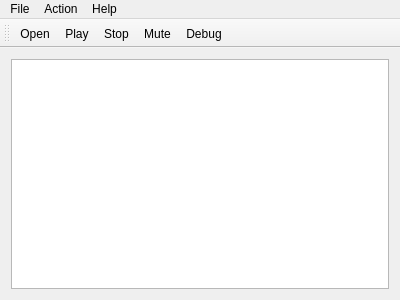
<?xml version="1.0" encoding="UTF-8"?>
<ui version="4.0">
 <class>MainWindow</class>
 <widget class="QMainWindow" name="MainWindow">
  <property name="geometry">
   <rect>
    <x>0</x>
    <y>0</y>
    <width>400</width>
    <height>300</height>
   </rect>
  </property>
  <property name="windowTitle">
   <string>MainWindow</string>
  </property>
  <widget class="QWidget" name="centralWidget">
   <layout class="QVBoxLayout" name="verticalLayout">
    <item>
     <widget class="QGraphicsView" name="graphicsView"/>
    </item>
   </layout>
  </widget>
  <widget class="QMenuBar" name="menuBar">
   <property name="geometry">
    <rect>
     <x>0</x>
     <y>0</y>
     <width>400</width>
     <height>22</height>
    </rect>
   </property>
   <widget class="QMenu" name="menuFile">
    <property name="title">
     <string>File</string>
    </property>
    <addaction name="actionOpen"/>
   </widget>
   <widget class="QMenu" name="menuAction">
    <property name="title">
     <string>Action</string>
    </property>
    <addaction name="actionPlay"/>
    <addaction name="actionStop"/>
    <addaction name="actionMute"/>
   </widget>
   <widget class="QMenu" name="menuHelp">
    <property name="title">
     <string>Help</string>
    </property>
    <addaction name="actionDebug"/>
   </widget>
   <addaction name="menuFile"/>
   <addaction name="menuAction"/>
   <addaction name="menuHelp"/>
  </widget>
  <widget class="QToolBar" name="mainToolBar">
   <property name="iconSize">
    <size>
     <width>16</width>
     <height>16</height>
    </size>
   </property>
   <attribute name="toolBarArea">
    <enum>TopToolBarArea</enum>
   </attribute>
   <attribute name="toolBarBreak">
    <bool>false</bool>
   </attribute>
   <addaction name="actionOpen"/>
   <addaction name="actionPlay"/>
   <addaction name="actionStop"/>
   <addaction name="actionMute"/>
   <addaction name="actionDebug"/>
  </widget>
  <action name="actionOpen">
   <property name="icon">
    <iconset resource="resource.qrc">
     <normaloff>:/resources/resources/download.png</normaloff>:/resources/resources/download.png</iconset>
   </property>
   <property name="text">
    <string>Open</string>
   </property>
   <property name="shortcut">
    <string>Ctrl+O</string>
   </property>
  </action>
  <action name="actionPlay">
   <property name="icon">
    <iconset resource="resource.qrc">
     <normaloff>:/resources/resources/play.png</normaloff>:/resources/resources/play.png</iconset>
   </property>
   <property name="text">
    <string>Play</string>
   </property>
   <property name="shortcut">
    <string>Ctrl+P</string>
   </property>
  </action>
  <action name="actionStop">
   <property name="icon">
    <iconset resource="resource.qrc">
     <normaloff>:/resources/resources/stop.png</normaloff>:/resources/resources/stop.png</iconset>
   </property>
   <property name="text">
    <string>Stop</string>
   </property>
   <property name="shortcut">
    <string>Ctrl+S</string>
   </property>
  </action>
  <action name="actionMute">
   <property name="icon">
    <iconset resource="resource.qrc">
     <normaloff>:/resources/resources/mute.png</normaloff>:/resources/resources/mute.png</iconset>
   </property>
   <property name="text">
    <string>Mute</string>
   </property>
   <property name="shortcut">
    <string>Ctrl+M</string>
   </property>
  </action>
  <action name="actionDebug">
   <property name="icon">
    <iconset resource="resource.qrc">
     <normaloff>:/resources/resources/bug.png</normaloff>:/resources/resources/bug.png</iconset>
   </property>
   <property name="text">
    <string>Debug</string>
   </property>
   <property name="shortcut">
    <string>Ctrl+D</string>
   </property>
  </action>
 </widget>
 <layoutdefault spacing="6" margin="11"/>
 <resources>
  <include location="resource.qrc"/>
 </resources>
 <connections/>
</ui>
